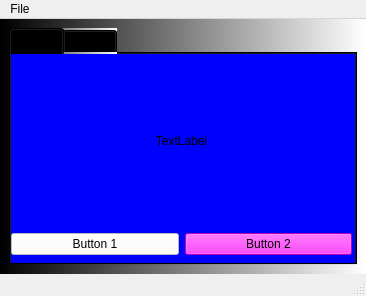
<?xml version="1.0" encoding="UTF-8"?>
<ui version="4.0">
 <class>MainWindow</class>
 <widget class="QMainWindow" name="MainWindow">
  <property name="geometry">
   <rect>
    <x>0</x>
    <y>0</y>
    <width>366</width>
    <height>296</height>
   </rect>
  </property>
  <property name="windowTitle">
   <string>MainWindow</string>
  </property>
  <widget class="QWidget" name="centralwidget">
   <property name="styleSheet">
    <string notr="true">background-color: qlineargradient(spread:pad, x1:0, y1:0, x2:1, y2:0, stop:0 rgba(0, 0, 0, 255), stop:1 rgba(255, 255, 255, 255));</string>
   </property>
   <layout class="QVBoxLayout" name="verticalLayout">
    <item>
     <widget class="QTabWidget" name="tabWidget">
      <property name="currentIndex">
       <number>0</number>
      </property>
      <widget class="QWidget" name="tab">
       <property name="styleSheet">
        <string notr="true">QWidget{
background-color: rgb(0, 0, 255);
}

QPushButton{
background-color: rgb(255, 255, 255);
}

QPushButton#pushButton_2{
background-color: rgb(255, 0, 255);
}
</string>
       </property>
       <attribute name="title">
        <string>Tab 1</string>
       </attribute>
       <widget class="QWidget" name="verticalLayoutWidget">
        <property name="geometry">
         <rect>
          <x>0</x>
          <y>0</y>
          <width>341</width>
          <height>201</height>
         </rect>
        </property>
        <layout class="QVBoxLayout" name="verticalLayout_2">
         <item>
          <widget class="QLabel" name="label">
           <property name="text">
            <string>TextLabel</string>
           </property>
           <property name="alignment">
            <set>Qt::AlignCenter</set>
           </property>
          </widget>
         </item>
         <item>
          <layout class="QHBoxLayout" name="horizontalLayout">
           <item>
            <widget class="QPushButton" name="pushButton">
             <property name="text">
              <string>Button 1</string>
             </property>
            </widget>
           </item>
           <item>
            <widget class="QPushButton" name="pushButton_2">
             <property name="text">
              <string>Button 2</string>
             </property>
            </widget>
           </item>
          </layout>
         </item>
        </layout>
       </widget>
      </widget>
      <widget class="QWidget" name="tab_2">
       <property name="autoFillBackground">
        <bool>false</bool>
       </property>
       <attribute name="title">
        <string>Tab 2</string>
       </attribute>
      </widget>
     </widget>
    </item>
   </layout>
  </widget>
  <widget class="QMenuBar" name="menubar">
   <property name="geometry">
    <rect>
     <x>0</x>
     <y>0</y>
     <width>366</width>
     <height>21</height>
    </rect>
   </property>
   <widget class="QMenu" name="menuFile">
    <property name="title">
     <string>File</string>
    </property>
    <addaction name="actionNew"/>
    <addaction name="separator"/>
    <addaction name="actionExit"/>
   </widget>
   <addaction name="menuFile"/>
  </widget>
  <widget class="QStatusBar" name="statusbar">
   <property name="statusTip">
    <string>Text displayed</string>
   </property>
  </widget>
  <action name="actionNew">
   <property name="icon">
    <iconset>
     <normaloff>../icons/new_icon.png</normaloff>../icons/new_icon.png</iconset>
   </property>
   <property name="text">
    <string>New</string>
   </property>
   <property name="statusTip">
    <string>New File</string>
   </property>
  </action>
  <action name="actionExit">
   <property name="icon">
    <iconset>
     <normaloff>../icons/exit_icon.png</normaloff>../icons/exit_icon.png</iconset>
   </property>
   <property name="text">
    <string>Exit</string>
   </property>
  </action>
 </widget>
 <resources/>
 <connections/>
</ui>
